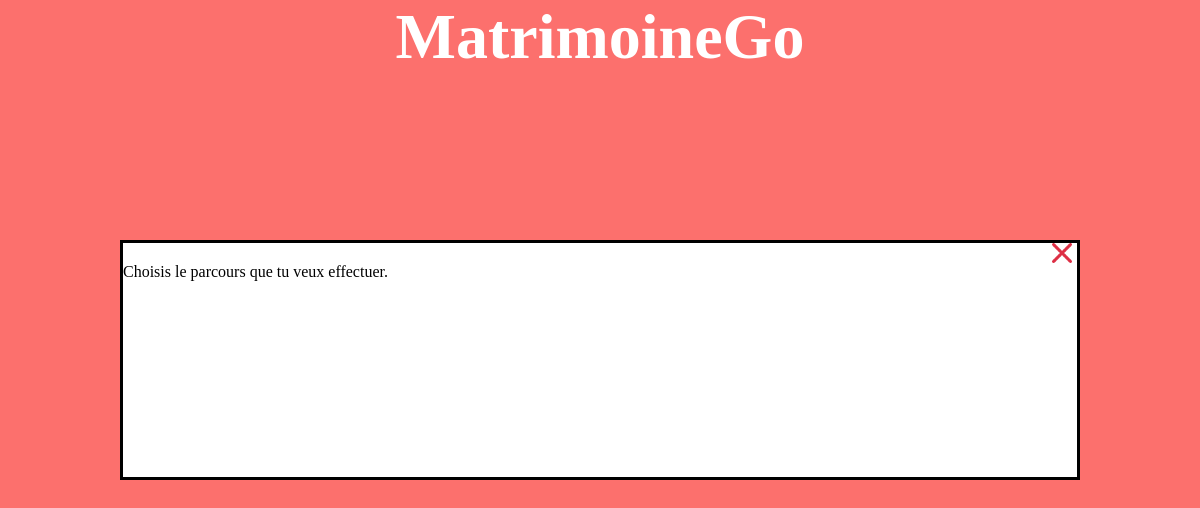
Before: /choix_jeux.php with the older database file.
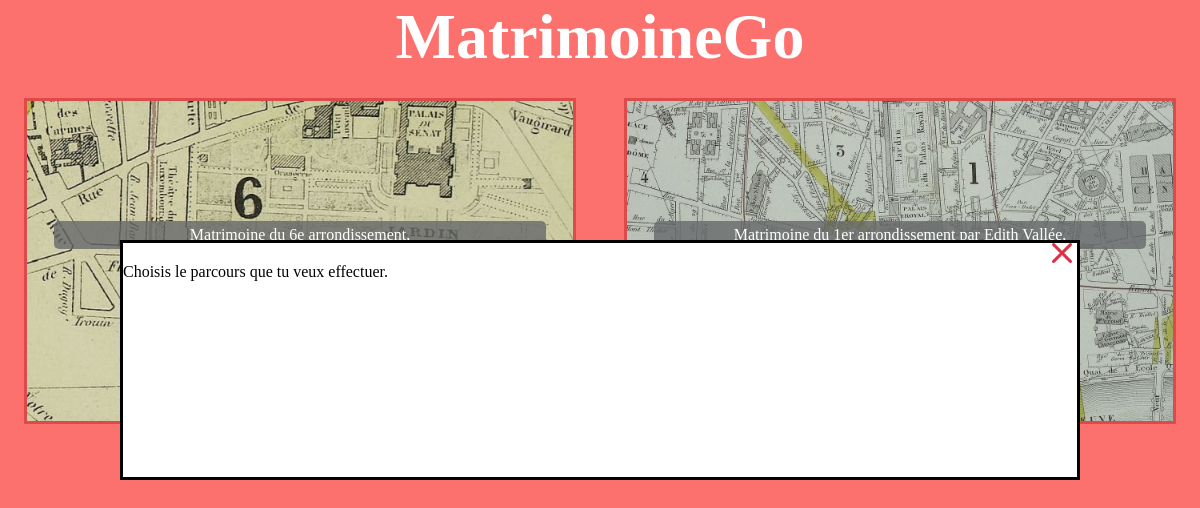
After: the same page with the newer database file.
### tables this page shows
CREATE TABLE `jcdd_jeu` (
  `id_jeu` int(1) NOT NULL,
  `nom_jeu` varchar(64) NOT NULL,
  `categorie_1` varchar(64) NOT NULL,
  `categorie_2` varchar(64) NOT NULL,
  `message` text NOT NULL,
  `photo` varchar(255) NOT NULL,
  `photo_source` varchar(255) NOT NULL,
  `photo_licence` varchar(64) NOT NULL,
  `texte_fin` text NOT NULL,
  `score_tb` varchar(255) NOT NULL,
  `score_b` varchar(255) NOT NULL,
  `score_ab` varchar(255) NOT NULL
);

### jeuConnexion.php (called while the page is built, shortened)
<?php
$titreJeu = "MatrimoineGo";
?>

### choix_jeux.php (the view, shortened to what this page needs)
<!DOCTYPE html>
<html lang="fr">
<head>
     <?php
        include ('jeuConnexion.php');
    ?>
    <link rel="stylesheet" href="css/style.css">
</head>
<body class="body2">
   <h1 class="titreBlanc"><?php echo $titreJeu; ?> </h1>
    <div class="container">
        <?php
            include ('jeuConnexion.php');
   $sql = "SELECT id_jeu,nom_jeu,photo FROM jcdd_jeu ";
$req = $link->prepare($sql);
$req -> execute();
while($data = $req -> fetch()){
  echo '<div class="flexBox" id="'.$data['id_jeu'].'"><a class="centre" href="./jeu.php?id='.$data['id_jeu'].'" > <div class="titreJeu">'.$data['nom_jeu'].',</div><img class="box" src="'.$data['photo'].'" ></a></div>';
}
    ?>
    </div>
</body>
</html>

### css/style.css (style rules this page uses)
* { box-sizing: border-box; }
.body2 { background-color: #FC706D; margin: 0; padding: 0; }
.container { position: relative; display: flex; flex-wrap: nowrap; justify-content: center; }
.titreBlanc { margin: 0; padding: 0; font-family: 'rouge Script'; color: white; font-size: 4rem; text-align: center; width: 100%; }
.flexBox { width: 50%; margin: 2%; position: relative; overflow: hidden; border: solid 3px #DD4A4A; background-color: rgba(229, 202, 174, 0.3); }
.titreJeu { color: white; position: absolute; text-align: center; top: 42%; transform: translateY(-50%); right: 5%; left: 5%; background-color: rgba(103, 105, 107, 0.8); padding: 5px; border-radius: 5px; font-family: 'Paytone One'; }
.centre { display: flex; justify-content: center; }

Changed rows visible on the page:
added jcdd_jeu: nom_jeu "Matrimoine du 6e arrondissement"
added jcdd_jeu: nom_jeu "Matrimoine du 1er arrondissement par Edith Vallée"
